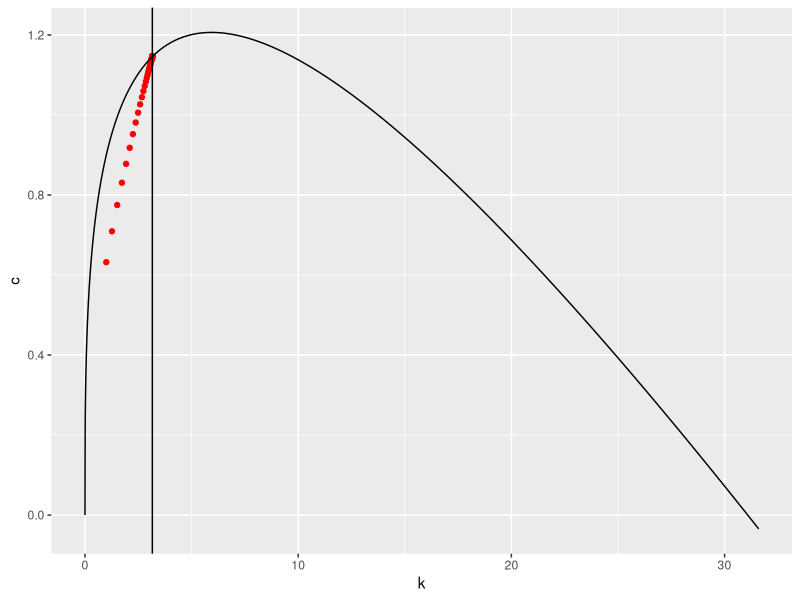

Source code (R):
library(tidyverse)
library(ggplot2)

T <- 75

a <- 0.33000
b <- 0.95000
d <- 0.10000
A <- 1
b0 <- 0

Y <- function(K, L) {
  return(A*K**a*L**(1-a))
}

MYk <- function(K, L) {
  return(A*a*K**(a-1)*L**(1-a))
}

InvY <- function(X, L) {
  return((X/(A*L**(1-a)))**(1/a))
}

InvMYk <- function(X, L) {
  return((X/(a*A*L**(1-a)))**(1/(a-1)))
}

###### perturbs ####
e_k <- -0.000
e_c <- 0.000

###### !!!!!!! #####

k <- c()
c <- c()
#k[1] <- 3.1608602 + e_k
#c[1] <- 0.632006
#c[1] <- 1.1458748 + e_c
k[1] <- 1.000000
c[1] <- 0.63200640655
#c[1] <- 0.5

for(i in 1:T) {
  k[i+1] <- k[i] + Y(k[i],1) - c[i] - d*k[i]
  c[i+1] <- b*(1 + MYk(k[i+1],1) - d) * c[i]
}

k_star <- InvMYk(d + 1/b - 1,1)
c_star <- Y(k_star,1) - d*k_star

bc <- c()
j <- 1
for(i in seq(0, k_star*10, 0.01)) {
  bc[j] <- Y(i,1) - d*i
  j <- j + 1
}

dbc <- data.frame(cbind(seq(0, k_star*10, 0.01), bc))
colnames(dbc) <- c("k", "bc")


d <- data.frame(cbind(k, c))
colnames(d) <- c("k", "c")

ggplot(d) + geom_point(aes(x=k,y=c),color="red") + 
  geom_vline(mapping=aes(xintercept=k_star),color="black") + 
  geom_line(data=dbc, mapping=aes(x=k,y=bc),color="black")

# konvergencia check
tail(k, 20)
tail(c, 20)

